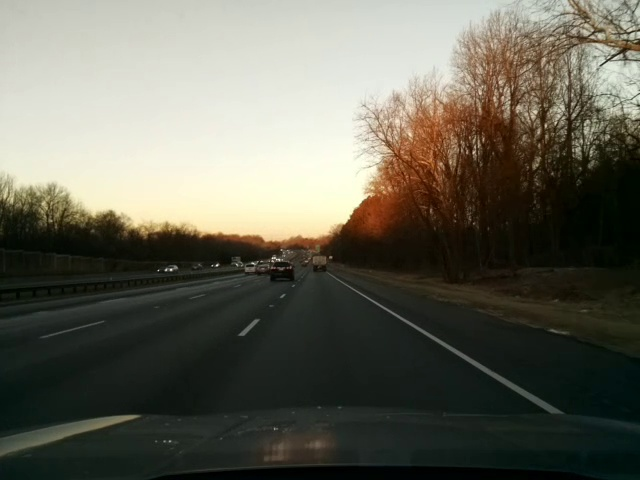
#> input picture 20190219.jpg, 640 x 480 px
$ python -i lanedetection.py   (imports and definitions only)
#> lines starting #> are read from the running program, lines starting #| are printed output that depends on the picture; after the words box and inside, x2 and y2 are one past the last pixel; in counts of white or black regions, pixels touching at a corner belong together
#> further down, picture is the input picture: shape (480, 640, 3); mean B, G, R 87.6, 100, 101.2
# ENME 489Y: Remote Sensing
# Week 4: Basic Lane Detection
# Code includes lane averaging

# https://docs.opencv.org/3.0-beta/doc/py_tutorials/py_imgproc/py_houghlines/py_houghlines.html

# Processing pipeline:
# 1. Open video .avi/.mp4 file & grab single frame
# 2. Snip the region of interest
# 3. Mask the region of interest
# 4. Convert RGB to HSV & detect lane lines (yellow & white)
# 5. Grayscale & B/W threshold
# 6. Gaussian blur
# 7. Canny edge detection
# 8. Retrieve Hough lines
# 9. Consolidate and extrapolate lines & apply them to the original frame
#10. Identify right & left lane lines
#11. Plot boundary of lane (green) & lane lanes (red) on the original frame
#12. Repeat process until end of video file

# Import packages
import numpy as np
import cv2
import imutils

# [11 lines not run here, left out]

# Initialize arrays for averaging across multiple frames
x_1 = []; x_2 = []; x_3 = []; x_4 = []; y_1 = []; y_2 = []; y_3 = []; y_4 = []

# Snip/Region-of-Interest dimensions
aa = 350; bb = 600

# Grab single frame from video stream
# [18 lines left out: functions grab_frame, snip_image, mask_image, not called in this run]

# Mask frame for color of lane lines, convert to grayscale then black/white to binary image
def thres_image(img):
    hsv = cv2.cvtColor(img, cv2.COLOR_BGR2HSV)
#> hsv: shape (480, 640, 3); mean H, S, V 43.6, 81.6, 104.7
    gray = cv2.cvtColor(img, cv2.COLOR_BGR2GRAY)
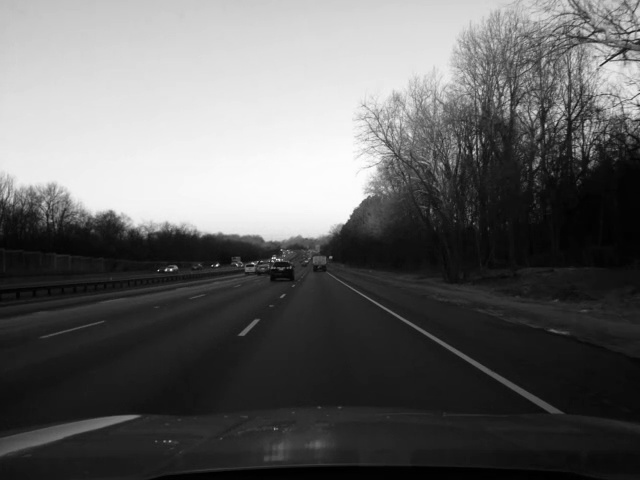
#> gray: shape (480, 640); min 0, max 253, mean 99
    yellowLower = np.array([0, 65, 164]); yellowUpper = np.array([255, 255, 255])
    whiteLower = np.array([0, 0, 208]); whiteUpper = np.array([255, 255, 255])
    yellow_mask = cv2.inRange(hsv, yellowLower, yellowUpper); white_mask = cv2.inRange(hsv, whiteLower, whiteUpper)
#> after `yellow_mask = cv2.inRange(hsv, yellowLower, yellowUpper)`:
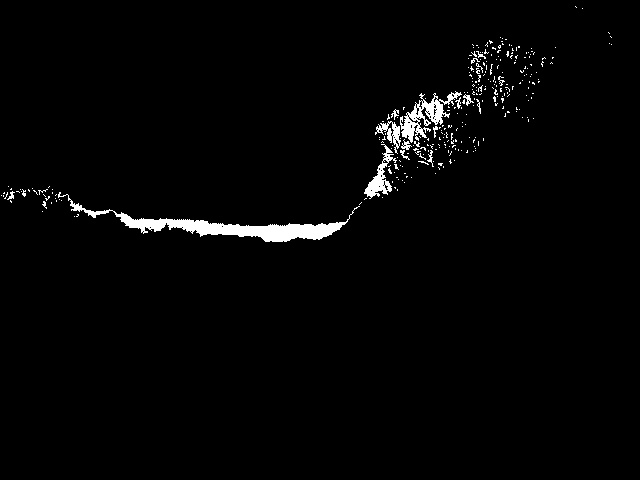
#> yellow_mask: shape (480, 640); 2% white; 294 white regions (278 under 20 px), largest, box (x1, y1, x2, y2) and area: (58, 192, 360, 242) 2911, (400, 91, 462, 143) 1033, (364, 144, 397, 199) 550
#> after `white_mask = cv2.inRange(hsv, whiteLower, whiteUpper)`:
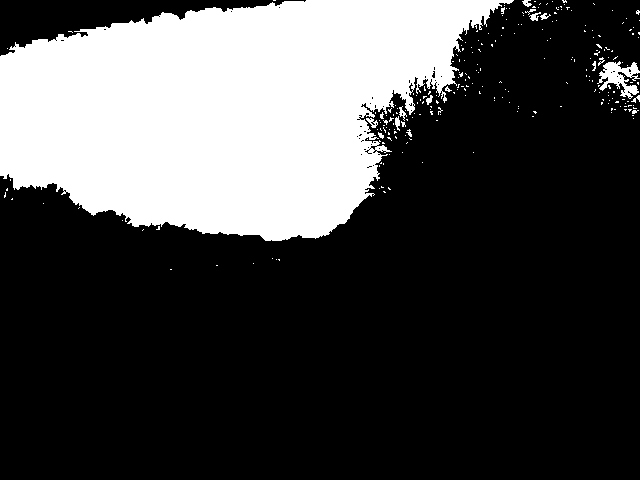
#> white_mask: shape (480, 640); 27.9% white; 246 white regions (230 under 20 px), largest, box (x1, y1, x2, y2) and area: (0, 0, 514, 241) 83860, (597, 61, 640, 99) 776, (366, 118, 378, 128) 57
    full_mask = cv2.bitwise_or(yellow_mask, white_mask)
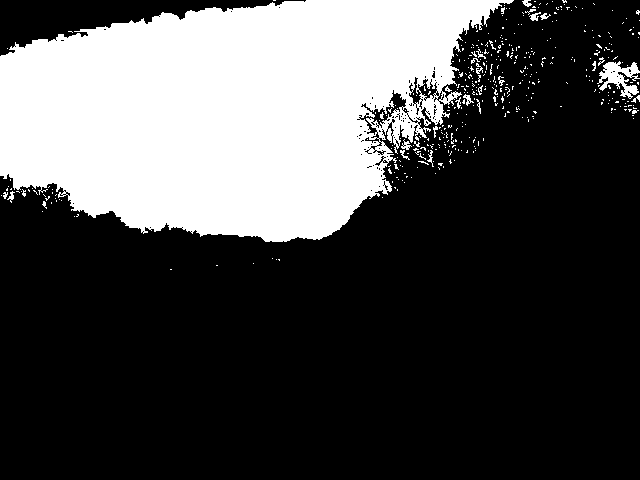
#> full_mask: shape (480, 640); 29.1% white; 427 white regions (402 under 20 px), largest, box (x1, y1, x2, y2) and area: (0, 0, 514, 242) 86723, (597, 61, 640, 99) 776, (529, 12, 541, 21) 53
    frame = cv2.bitwise_or(gray, full_mask)
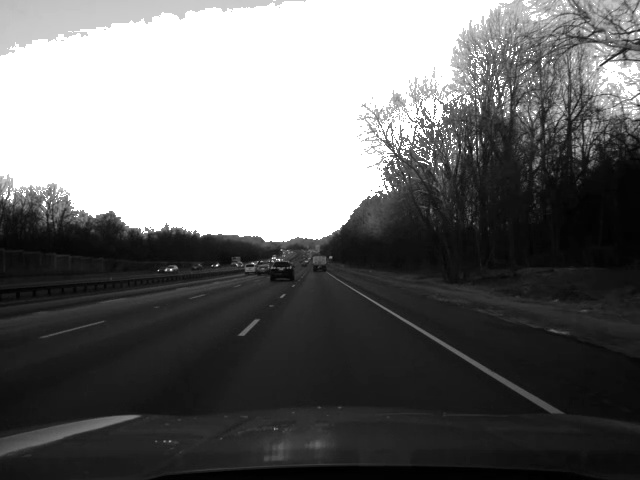
#> frame: shape (480, 640); min 0, max 255, mean 107.5
    thresh = 180
    frame = cv2.threshold(frame, thresh, 255, cv2.THRESH_BINARY)[1]
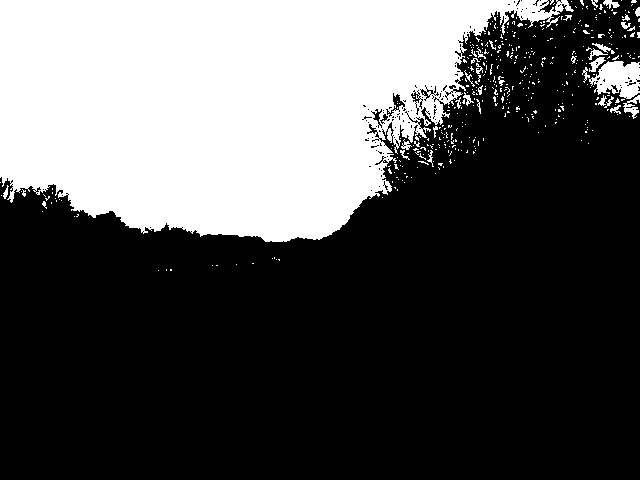
#> frame: shape (480, 640); 32.5% white; 439 white regions (406 under 20 px), largest, box (x1, y1, x2, y2) and area: (0, 0, 574, 242) 95706, (589, 61, 640, 99) 1290, (623, 95, 640, 119) 169
    return frame

# Blur image to assist edge detection
def blur_image(img):
    return cv2.GaussianBlur(img, (21, 21), 0)   # (img, kernel size)

# Identify edges & show on screen
def edge_image(img):
    return cv2.Canny(img, 30, 150)  # (img, low thresh, high thres)

# Perform full Hough Transform to identify all possible lane lines
def line_image(img):
    return cv2.HoughLines(img, 1, np.pi / 180, 30)

# plot all lane lines (FOR DEMO PURPOSES ONLY)
# [11 lines left out: function plot_Hough_lines, not called in this run]

# Identify left/right lane lines by selecting the median line found in Hough transform
def median(array):
    return np.median(array)

# Plot left lane line (red)
# [139 lines left out: functions plot_median_left_line, plot_median_right_line, plot_final_lines, main, not called in this run]

# [2 lines not run here, left out]

>>> import cv2
>>> picture = cv2.imread('20190219.jpg')
>>> result = thres_image(picture)
